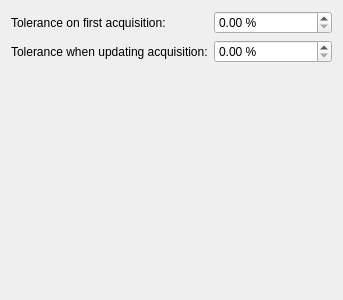
<?xml version="1.0" encoding="UTF-8"?>
<ui version="4.0">
 <class>SqpSettingsGeneralWidget</class>
 <widget class="QWidget" name="SqpSettingsGeneralWidget">
  <property name="geometry">
   <rect>
    <x>0</x>
    <y>0</y>
    <width>343</width>
    <height>300</height>
   </rect>
  </property>
  <property name="windowTitle">
   <string>Form</string>
  </property>
  <layout class="QGridLayout" name="gridLayout">
   <item row="0" column="0">
    <widget class="QLabel" name="toleranceInitLabel">
     <property name="text">
      <string>Tolerance on first acquisition:</string>
     </property>
    </widget>
   </item>
   <item row="0" column="1">
    <widget class="QDoubleSpinBox" name="toleranceInitSpinBox">
     <property name="sizePolicy">
      <sizepolicy hsizetype="Minimum" vsizetype="Fixed">
       <horstretch>0</horstretch>
       <verstretch>0</verstretch>
      </sizepolicy>
     </property>
     <property name="suffix">
      <string> %</string>
     </property>
     <property name="minimum">
      <double>0.000000000000000</double>
     </property>
     <property name="maximum">
      <double>500.000000000000000</double>
     </property>
    </widget>
   </item>
   <item row="1" column="0">
    <widget class="QLabel" name="toleranceUpdateLabel">
     <property name="text">
      <string>Tolerance when updating acquisition:</string>
     </property>
    </widget>
   </item>
   <item row="1" column="1">
    <widget class="QDoubleSpinBox" name="toleranceUpdateSpinBox">
     <property name="sizePolicy">
      <sizepolicy hsizetype="Minimum" vsizetype="Fixed">
       <horstretch>0</horstretch>
       <verstretch>0</verstretch>
      </sizepolicy>
     </property>
     <property name="suffix">
      <string> %</string>
     </property>
     <property name="minimum">
      <double>0.000000000000000</double>
     </property>
     <property name="maximum">
      <double>500.000000000000000</double>
     </property>
    </widget>
   </item>
   <item row="2" column="0">
    <spacer name="verticalSpacer">
     <property name="orientation">
      <enum>Qt::Vertical</enum>
     </property>
     <property name="sizeHint" stdset="0">
      <size>
       <width>20</width>
       <height>40</height>
      </size>
     </property>
    </spacer>
   </item>
  </layout>
 </widget>
 <resources/>
 <connections/>
</ui>
